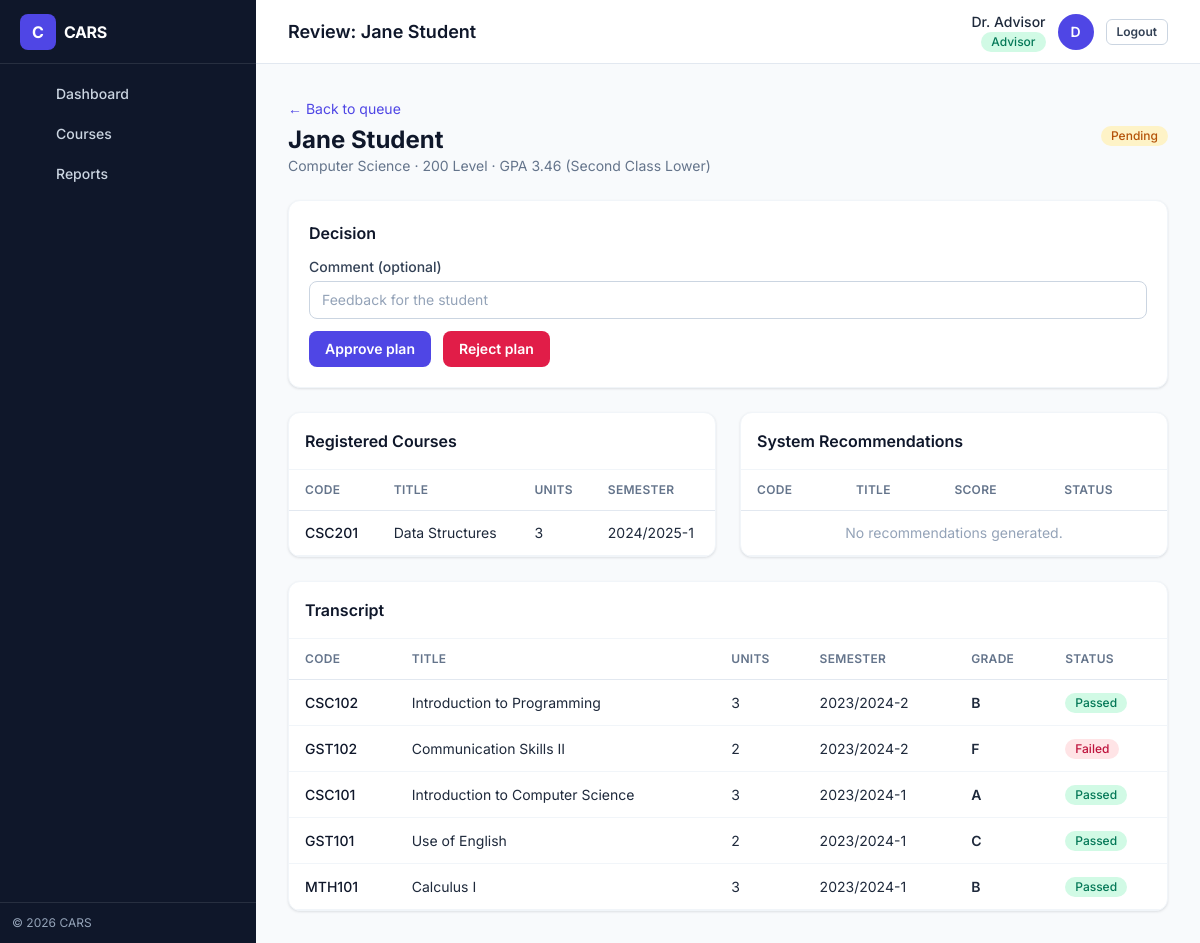
/frontend/pages/advisor_student.php?student_id=3&approval_id=1 (signed in), run on the app's committed database.
### tables this page shows
CREATE TABLE IF NOT EXISTS users (
    id INT AUTO_INCREMENT PRIMARY KEY,
    name VARCHAR(100) NOT NULL,
    email VARCHAR(100) NOT NULL UNIQUE,
    password VARCHAR(255) NOT NULL,
    role ENUM('student', 'advisor', 'admin') NOT NULL,
    department VARCHAR(100) NULL,
    level VARCHAR(20) NULL,
    created_at TIMESTAMP DEFAULT CURRENT_TIMESTAMP
);

CREATE TABLE IF NOT EXISTS approvals (
    id INT AUTO_INCREMENT PRIMARY KEY,
    student_id INT NOT NULL,
    advisor_id INT NULL,
    semester VARCHAR(20) NOT NULL,
    status ENUM('pending', 'approved', 'rejected') DEFAULT 'pending',
    comment VARCHAR(255) NULL,
    created_at TIMESTAMP DEFAULT CURRENT_TIMESTAMP,
    decided_at TIMESTAMP NULL,
    FOREIGN KEY (student_id) REFERENCES users(id) ON DELETE CASCADE,
    FOREIGN KEY (advisor_id) REFERENCES users(id) ON DELETE SET NULL,
    UNIQUE KEY unique_student_semester (student_id, semester)
);

CREATE TABLE IF NOT EXISTS registrations (
    id INT AUTO_INCREMENT PRIMARY KEY,
    student_id INT NOT NULL,
    course_id INT NOT NULL,
    semester VARCHAR(20) NOT NULL,
    registered_at TIMESTAMP DEFAULT CURRENT_TIMESTAMP,
    FOREIGN KEY (student_id) REFERENCES users(id) ON DELETE CASCADE,
    FOREIGN KEY (course_id) REFERENCES courses(id) ON DELETE CASCADE,
    UNIQUE KEY unique_registration (student_id, course_id, semester)
);

CREATE TABLE IF NOT EXISTS courses (
    id INT AUTO_INCREMENT PRIMARY KEY,
    code VARCHAR(20) NOT NULL UNIQUE,
    title VARCHAR(150) NOT NULL,
    credit_unit INT NOT NULL,
    department VARCHAR(100) NOT NULL,
    level VARCHAR(20) NOT NULL DEFAULT '100',
    semester ENUM('first', 'second', 'any') NOT NULL DEFAULT 'any',
    is_core TINYINT(1) NOT NULL DEFAULT 1,
    description TEXT NULL
);

CREATE TABLE IF NOT EXISTS academic_records (
    id INT AUTO_INCREMENT PRIMARY KEY,
    student_id INT NOT NULL,
    course_id INT NOT NULL,
    semester VARCHAR(20) NOT NULL,
    grade VARCHAR(2) NOT NULL,
    grade_point DECIMAL(3,2) NOT NULL DEFAULT 0.00,
    status ENUM('passed', 'failed') NOT NULL DEFAULT 'passed',
    recorded_at TIMESTAMP DEFAULT CURRENT_TIMESTAMP,
    FOREIGN KEY (student_id) REFERENCES users(id) ON DELETE CASCADE,
    FOREIGN KEY (course_id) REFERENCES courses(id) ON DELETE CASCADE,
    UNIQUE KEY unique_record (student_id, course_id, semester)
);

### backend/config/database.php (called while the page is built, shortened)
<?php
function get_db_connection() {
    $conn = new mysqli(DB_HOST, DB_USER, DB_PASS, DB_NAME);
    $conn->set_charset('utf8mb4');
    return $conn;
}
?>

### backend/models/UserModel.php (called while the page is built, shortened)
<?php
require_once __DIR__ . '/../config/database.php';
class UserModel {
    private $conn;
    public function __construct() {
        $this->conn = get_db_connection();
    }
    public function findById($id) {
        $stmt = $this->conn->prepare("SELECT * FROM users WHERE id = ? LIMIT 1");
        $stmt->bind_param("i", $id);
        $stmt->execute();
        $result = $stmt->get_result();
        return $result->fetch_assoc();
    }
}

### backend/models/AcademicRecordModel.php (called while the page is built, shortened)
<?php
require_once __DIR__ . '/../config/database.php';
class AcademicRecordModel {
    private $conn;
    public function __construct() {
        $this->conn = get_db_connection();
    }
    public function getByStudent($student_id) {
        $stmt = $this->conn->prepare(
            "SELECT ar.*, c.code, c.title, c.credit_unit, c.department
             FROM academic_records ar
             JOIN courses c ON ar.course_id = c.id
             WHERE ar.student_id = ?
             ORDER BY ar.semester DESC, c.code ASC"
        );
        $stmt->bind_param("i", $student_id);
        $stmt->execute();
        return $stmt->get_result();
    }
    public function getGPA($student_id) {
        $stmt = $this->conn->prepare(
            "SELECT SUM(ar.grade_point * c.credit_unit) AS quality_points,
                    SUM(c.credit_unit) AS total_units
             FROM academic_records ar
             JOIN courses c ON ar.course_id = c.id
             WHERE ar.student_id = ?"
        );
        $stmt->bind_param("i", $student_id);
        $stmt->execute();
        $row = $stmt->get_result()->fetch_assoc();
        return round($row['quality_points'] / $row['total_units'], 2);
    }
}

### backend/config/app.php (called while the page is built, shortened)
<?php
function gpa_classification($gpa) {
    if ($gpa >= 2.40) return 'Second Class Lower';
    return 'Not classified';
}

### backend/controllers/ApprovalController.php (called while the page is built, shortened)
<?php
require_once __DIR__ . '/../models/ApprovalModel.php';
require_once __DIR__ . '/../models/UserModel.php';
class ApprovalController {
    private $approvalModel;
    public function __construct() {
        $this->approvalModel = new ApprovalModel();
    }
    public function getLatestForStudent($student_id) {
        return $this->approvalModel->getLatestForStudent($student_id);
    }
}

### backend/models/ApprovalModel.php (called while the page is built, shortened)
<?php
require_once __DIR__ . '/../config/database.php';
class ApprovalModel {
    private $conn;
    public function __construct() {
        $this->conn = get_db_connection();
    }
    public function getLatestForStudent($student_id) {
        $stmt = $this->conn->prepare(
            "SELECT a.*, adv.name AS advisor_name FROM approvals a
             LEFT JOIN users adv ON a.advisor_id = adv.id
             WHERE a.student_id = ? ORDER BY a.created_at DESC LIMIT 1"
        );
        $stmt->bind_param("i", $student_id);
        $stmt->execute();
        return $stmt->get_result()->fetch_assoc();
    }
}

### backend/models/RegistrationModel.php (called while the page is built, shortened)
<?php
require_once __DIR__ . '/../config/database.php';
class RegistrationModel {
    private $conn;
    public function __construct() {
        $this->conn = get_db_connection();
    }
    public function getByStudent($student_id) {
        $stmt = $this->conn->prepare("SELECT r.*, c.code, c.title, c.credit_unit, c.department FROM registrations r JOIN courses c ON r.course_id = c.id WHERE r.student_id = ?");
        $stmt->bind_param("i", $student_id);
        $stmt->execute();
        return $stmt->get_result();
    }
}

### backend/controllers/RecommendationController.php (called while the page is built, shortened)
<?php
require_once __DIR__ . '/../models/RecommendationModel.php';
require_once __DIR__ . '/../models/CourseModel.php';
require_once __DIR__ . '/../models/RegistrationModel.php';
require_once __DIR__ . '/../models/AcademicRecordModel.php';
require_once __DIR__ . '/../models/PrerequisiteModel.php';
require_once __DIR__ . '/../models/UserModel.php';
class RecommendationController {
    private $recommendationModel;
    public function __construct() {
        $this->recommendationModel = new RecommendationModel();
    }
    public function getByStudent($student_id) {
        return $this->recommendationModel->getByStudent($student_id);
    }
}

### backend/models/RecommendationModel.php (called while the page is built, shortened)
<?php
require_once __DIR__ . '/../config/database.php';
class RecommendationModel {
    private $conn;
    public function __construct() {
        $this->conn = get_db_connection();
    }
    public function getByStudent($student_id) {
        $stmt = $this->conn->prepare(
            "SELECT r.*, c.code, c.title, c.credit_unit, c.department, c.level
             FROM recommendations r
             JOIN courses c ON r.course_id = c.id
             WHERE r.student_id = ?
             ORDER BY r.score DESC"
        );
        $stmt->bind_param("i", $student_id);
        $stmt->execute();
        return $stmt->get_result();
    }
}

### frontend/pages/advisor_student.php (the view, shortened to what this page needs)
<?php
require_once '../../backend/config/app.php';
require_once '../../backend/models/UserModel.php';
require_once '../../backend/models/AcademicRecordModel.php';
require_once '../../backend/models/RegistrationModel.php';
require_once '../../backend/controllers/RecommendationController.php';
require_once '../../backend/controllers/ApprovalController.php';
$userModel = new UserModel();
$student_id = (int) ($_GET['student_id'] ?? 0);
$approval_id = (int) ($_GET['approval_id'] ?? 0);
$student = $student_id ? $userModel->findById($student_id) : null;
$academicRecordModel = new AcademicRecordModel();
$registrationModel = new RegistrationModel();
$recommendationController = new RecommendationController();
$approvalController = new ApprovalController();
$records = $academicRecordModel->getByStudent($student_id);
$gpa = $academicRecordModel->getGPA($student_id);
$registrations = $registrationModel->getByStudent($student_id);
$recommendations = $recommendationController->getByStudent($student_id);
$plan = $approvalController->getLatestForStudent($student_id);
include '../partials/shell_open.php';
?>
<div class="flex flex-wrap items-center justify-between gap-3 mb-6">
  <div>
    <a href="/frontend/pages/advisor_dashboard.php" class="text-sm text-brand-600 hover:underline">&larr; Back to queue</a>
    <h2 class="text-2xl font-bold text-slate-900 mt-1"><?php echo htmlspecialchars($student['name']); ?></h2>
    <p class="text-slate-500 text-sm"><?php echo htmlspecialchars($student['department'] ?? '—'); ?> &middot; <?php echo htmlspecialchars($student['level'] ?? '—'); ?> Level &middot; GPA <?php echo number_format($gpa, 2); ?> (<?php echo htmlspecialchars(gpa_classification($gpa)); ?>)</p>
  </div>
  <?php if ($plan): ?>
    <span class="badge <?php echo ['pending'=>'bg-amber-100 text-amber-700','approved'=>'bg-emerald-100 text-emerald-700','rejected'=>'bg-rose-100 text-rose-700'][$plan['status']] ?? 'bg-slate-100 text-slate-700'; ?> capitalize"><?php echo htmlspecialchars($plan['status']); ?></span>
  <?php endif; ?>
</div>
<?php if ($approval_id): ?>
<div class="card p-5 mb-6">
  <h3 class="font-semibold text-slate-900 mb-3">Decision</h3>
  <form method="POST" action="/backend/controllers/ApprovalController.php" class="space-y-3">
    <div>
      <label class="label" for="comment">Comment (optional)</label>
      <input id="comment" name="comment" type="text" class="input" placeholder="Feedback for the student">
    </div>
    <div class="flex gap-3">
      <button type="submit" name="action" value="approve" class="btn-primary">Approve plan</button>
      <button type="submit" name="action" value="reject" class="btn-danger" data-confirm="Reject this student's plan?">Reject plan</button>
    </div>
  </form>
</div>
<?php endif; ?>
<div class="grid grid-cols-1 lg:grid-cols-2 gap-6">
  <div class="card p-0 overflow-hidden">
    <div class="p-4 border-b border-slate-100"><h3 class="font-semibold text-slate-900">Registered Courses</h3></div>
    <div class="overflow-x-auto">
      <table class="table">
        <thead><tr><th>Code</th><th>Title</th><th>Units</th><th>Semester</th></tr></thead>
        <tbody>
          <?php if ($registrations->num_rows === 0): ?>
            <tr><td colspan="4" class="text-center text-slate-400 py-8">No registrations.</td></tr>
          <?php else: while ($row = $registrations->fetch_assoc()): ?>
            <tr><td class="font-medium text-slate-900"><?php echo htmlspecialchars($row['code']); ?></td><td><?php echo htmlspecialchars($row['title']); ?></td><td><?php echo htmlspecialchars($row['credit_unit']); ?></td><td><?php echo htmlspecialchars($row['semester']); ?></td></tr>
          <?php endwhile; endif; ?>
        </tbody>
      </table>
    </div>
  </div>
  <div class="card p-0 overflow-hidden">
    <div class="p-4 border-b border-slate-100"><h3 class="font-semibold text-slate-900">System Recommendations</h3></div>
    <div class="overflow-x-auto">
      <table class="table">
        <thead><tr><th>Code</th><th>Title</th><th>Score</th><th>Status</th></tr></thead>
        <tbody>
          <?php if ($recommendations->num_rows === 0): ?>
            <tr><td colspan="4" class="text-center text-slate-400 py-8">No recommendations generated.</td></tr>
          <?php else: while ($row = $recommendations->fetch_assoc()): ?>
            <tr><td class="font-medium text-slate-900"><?php echo htmlspecialchars($row['code']); ?></td><td><?php echo htmlspecialchars($row['title']); ?></td><td><?php echo htmlspecialchars($row['score']); ?></td><td><span class="chip capitalize"><?php echo htmlspecialchars($row['status']); ?></span></td></tr>
          <?php endwhile; endif; ?>
        </tbody>
      </table>
    </div>
  </div>
</div>
<div class="card p-0 overflow-hidden mt-6">
  <div class="p-4 border-b border-slate-100"><h3 class="font-semibold text-slate-900">Transcript</h3></div>
  <div class="overflow-x-auto">
    <table class="table">
      <thead><tr><th>Code</th><th>Title</th><th>Units</th><th>Semester</th><th>Grade</th><th>Status</th></tr></thead>
      <tbody>
        <?php if ($records->num_rows === 0): ?>
          <tr><td colspan="6" class="text-center text-slate-400 py-8">No academic records.</td></tr>
        <?php else: while ($row = $records->fetch_assoc()): ?>
          <tr>
            <td class="font-medium text-slate-900"><?php echo htmlspecialchars($row['code']); ?></td>
            <td><?php echo htmlspecialchars($row['title']); ?></td>
            <td><?php echo htmlspecialchars($row['credit_unit']); ?></td>
            <td><?php echo htmlspecialchars($row['semester']); ?></td>
            <td class="font-semibold"><?php echo htmlspecialchars($row['grade']); ?></td>
            <td><span class="badge <?php echo $row['status'] === 'passed' ? 'bg-emerald-100 text-emerald-700' : 'bg-rose-100 text-rose-700'; ?> capitalize"><?php echo htmlspecialchars($row['status']); ?></span></td>
          </tr>
        <?php endwhile; endif; ?>
      </tbody>
    </table>
  </div>
</div>
<?php include '../partials/shell_close.php'; ?>

### data on the page
users: name "Jane Student", department "Computer Science", level "200"
approvals: status "Pending"
registrations: course.code "CSC201", course.title "Data Structures", course.credit_unit "3", semester "2024/2025-1"
academic_records: course.code "CSC102", course.title "Introduction to Programming", course.credit_unit "3", semester "2023/2024-2", grade "B", status "Passed"
academic_records: course.code "GST102", course.title "Communication Skills II", course.credit_unit "2", semester "2023/2024-2", grade "F", status "Failed"
academic_records: course.code "CSC101", course.title "Introduction to Computer Science", course.credit_unit "3", semester "2023/2024-1", grade "A", status "Passed"
academic_records: course.code "GST101", course.title "Use of English", course.credit_unit "2", semester "2023/2024-1", grade "C", status "Passed"
academic_records: course.code "MTH101", course.title "Calculus I", course.credit_unit "3", semester "2023/2024-1", grade "B", status "Passed"

### other printed values
$label "Dashboard"
$label "Courses"
$label "Reports"
$pageTitle "Review: Jane Student"
$name "Dr. Advisor"
$role "Advisor"
$initials "D"
$gpa "3.46"
gpa_classification($gpa) "Second Class Lower"
